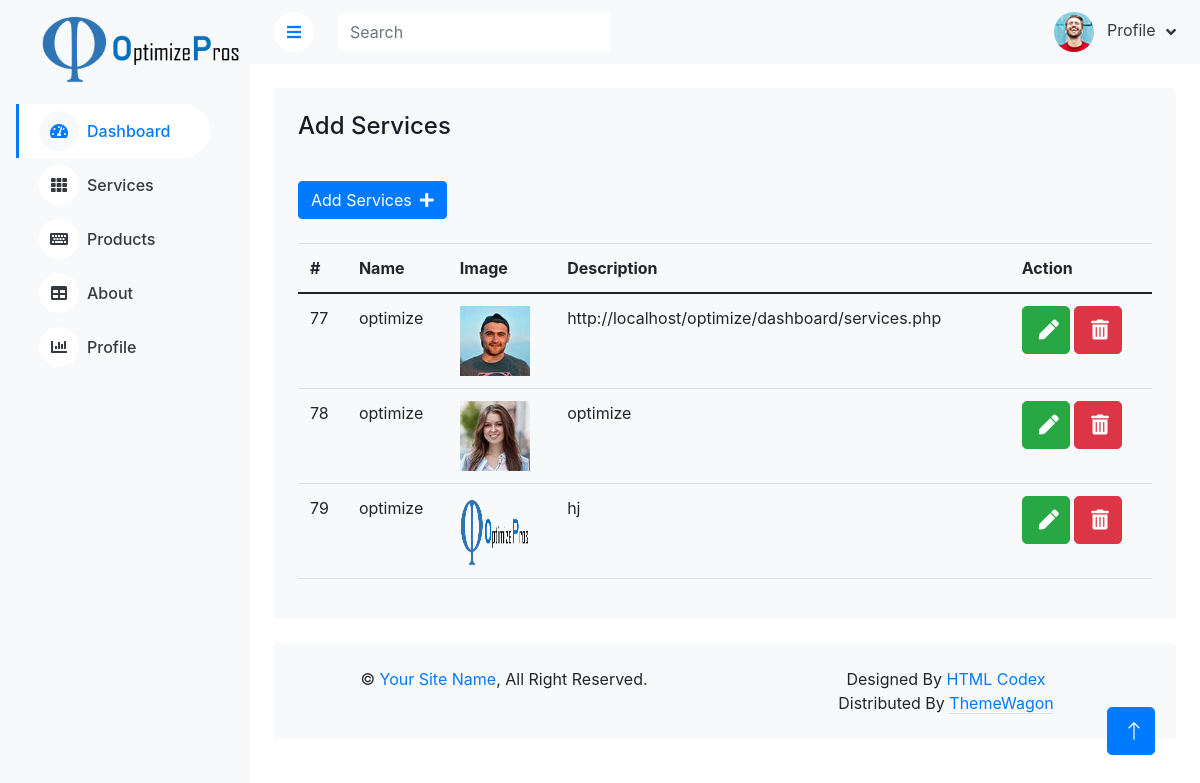
Page /dashboard/services.php (signed in) on the committed database.
### tables this page shows
CREATE TABLE `companyprofile` (
  `id` int(11) NOT NULL,
  `name` varchar(100) NOT NULL,
  `logo` varchar(255) NOT NULL,
  `phone` varchar(100) NOT NULL,
  `email` varchar(140) NOT NULL,
  `address` varchar(200) NOT NULL,
  `facebook` varchar(100) NOT NULL,
  `instagram` varchar(100) NOT NULL,
  `whatsapp` varchar(100) NOT NULL,
  `linkedin` varchar(100) NOT NULL
);

CREATE TABLE `services` (
  `id` int(11) NOT NULL,
  `name` varchar(30) NOT NULL,
  `desc` text NOT NULL,
  `image` varchar(250) NOT NULL
);

### dashboard/services.php (the view, shortened to what this page needs)
<?php
include('header.php');
?>
<div class="container-fluid pt-4 px-4">
    <div class="row g-4">
        <div class="col-12">
            <div class="bg-light rounded h-100 p-4">
                <h4 class="mb-3">Add Services</h4>
                <button type="button" class="btn btn-primary my-4" data-bs-toggle="modal" data-bs-target="#addModal">Add Services<i class="fa fa-plus ms-2"></i></button>
                <div class="table-responsive">
                    <table class="table">
                        <thead>
                            <tr>
                                <th scope="col">#</th>
                                <th scope="col">Name</th>
                                <th scope="col">Image</th>
                                <th scope="col">Description</th>
                                <th scope="col">Action</th>
                            </tr>
                        </thead>
                        <tbody>
                            <?php
                            $query = $con->query('select * from services');
                            while ($row = $query->fetch_assoc()) {
                            ?>
                                <tr>
                                    <td scope="row"><?php echo $row['id']; ?></td>
                                    <td><?php echo $row['name']; ?></td>
                                    <td><img src="images/service/<?php echo $row['image']; ?>" alt="" width="70px" height="70px"></td>
                                    <td><?php echo $row['desc']; ?></td>
                                    <td>
                                        <button type="button" class="editbtn btn btn-lg btn-lg-square btn-success " data-bs-toggle="modal" data-bs-target="#editModal">
                                            <i class="fas fa-pen"></i>
                                        </button>
                                        <button type="submit" class="delbtn btn btn-lg  btn-lg-square btn-danger " data-bs-toggle="modal" data-bs-target="#deleteModal">
                                            <i class="fas fa-trash-alt"></i>
                                        </button>
                                    </td>
                                </tr>
                            <?php
                            }
                            ?>
                        </tbody>
                    </table>
                </div>
            </div>
        </div>
    </div>
</div>
<?php
include('footer.php');
?>

### dashboard/header.php (shortened to what this page needs)
<?php
include('db.php');
?>
<!DOCTYPE html>
<html lang="en">
<head>
    <link href="https://cdnjs.cloudflare.com/ajax/libs/font-awesome/5.10.0/css/all.min.css" rel="stylesheet">
    <link href="https://cdn.jsdelivr.net/npm/bootstrap-icons@1.4.1/font/bootstrap-icons.css" rel="stylesheet">
    <link href="lib/owlcarousel/assets/owl.carousel.min.css" rel="stylesheet">
    <link href="lib/tempusdominus/css/tempusdominus-bootstrap-4.min.css" rel="stylesheet" />
    <link href="css/bootstrap.min.css" rel="stylesheet">
    <link href="css/style.css" rel="stylesheet">
    <link rel="stylesheet" href="https://stackpath.bootstrapcdn.com/bootstrap/4.3.1/css/bootstrap.min.css">
</head>
<body>
    <div class="container-xxl position-relative bg-white d-flex p-0">
        <?php
        $query = $con->query('select logo from companyprofile');
        while ($row = $query->fetch_assoc()) {
        ?>
            <div class="sidebar pe-4 pb-3">
                <nav class="navbar bg-light navbar-light">
                    <a href="index.html" class="navbar-brand mx-4 mb-3">
                        <img src="images/logo/<?php echo $row['logo']; ?>" alt="" srcset="" height="70px">
                    </a>
                <?php
            }
                ?>
                <div class="navbar-nav w-100">
                    <a href="index.php" class="nav-item nav-link active"><i class="fa fa-tachometer-alt me-2"></i>Dashboard</a>
                    <a href="services.php" class="nav-item nav-link"><i class="fa fa-th me-2"></i>Services</a>
                    <a href="product.php" class="nav-item nav-link"><i class="fa fa-keyboard me-2"></i>Products</a>
                    <a href="about.php" class="nav-item nav-link"><i class="fa fa-table me-2"></i>About</a>
                    <a href="companyprofile.php" class="nav-item nav-link"><i class="fa fa-chart-bar me-2"></i>Profile</a>
                </div>
                </nav>
            </div>
            <div class="content">
                <nav class="navbar navbar-expand bg-light navbar-light sticky-top px-4 py-0">
                    <a href="#" class="sidebar-toggler flex-shrink-0">
                        <i class="fa fa-bars"></i>
                    </a>
                    <form class="d-none d-md-flex ms-4">
                        <input class="form-control border-0" type="search" placeholder="Search">
                    </form>
                    <div class="navbar-nav align-items-center ms-auto">
                        <div class="nav-item dropdown">
                            <a href="#" class="nav-link dropdown-toggle" data-bs-toggle="dropdown">
                                <img class="rounded-circle me-lg-2" src="images/user/user.jpg" alt="" style="width: 40px; height: 40px;">
                                <span class="d-none d-lg-inline-flex">Profile</span>
                            </a>
                        </div>
                    </div>
                </nav>

### dashboard/footer.php (shortened to what this page needs)
 <div class="container-fluid pt-4 px-4">
                <div class="bg-light rounded-top p-4">
                    <div class="row">
                        <div class="col-12 col-sm-6 text-center text-sm-start">
                            &copy; <a href="#">Your Site Name</a>, All Right Reserved.
                        </div>
                        <div class="col-12 col-sm-6 text-center text-sm-end">
                            Designed By <a href="https://htmlcodex.com">HTML Codex</a>
                        Distributed By <a class="border-bottom" href="https://themewagon.com" target="_blank">ThemeWagon</a>
                        </div>
                    </div>
                </div>
            </div>
        </div>
        <a href="#" class="btn btn-lg btn-primary btn-lg-square back-to-top"><i class="bi bi-arrow-up"></i></a>
    </div>
</body>
</html>

### dashboard/css/style.css (style rules this page uses)
:root { --primary: #009CFF; --light: #F3F6F9; --dark: #191C24; }
.back-to-top { position: fixed; display: none; right: 45px; bottom: 45px; z-index: 99; }
.btn { transition: .5s; }
.btn.btn-primary { color: #FFFFFF; }
.btn-lg-square { width: 48px; height: 48px; }
.btn-square, .btn-sm-square, .btn-lg-square { padding: 0; display: inline-flex; align-items: center; justify-content: center; font-weight: normal; border-radius: 50px; }
.sidebar { position: fixed; top: 0; left: 0; bottom: 0; width: 250px; height: 100vh; overflow-y: auto; background: var(--light); transition: 0.5s; z-index: 999; }
.content { margin-left: 250px; min-height: 100vh; background: #FFFFFF; transition: 0.5s; }
@media (min-width: 992px) { .sidebar { margin-left: 0; } }
@media (min-width: 992px) { .content { width: calc(100% - 250px); } }
.sidebar .navbar .navbar-nav .nav-link { padding: 7px 20px; color: var(--dark); font-weight: 500; border-left: 3px solid var(--light); border-radius: 0 30px 30px 0; outline: none; }
.sidebar .navbar .navbar-nav .nav-link:hover, .sidebar .navbar .navbar-nav .nav-link.active { color: var(--primary); background: #FFFFFF; border-color: var(--primary); }
.sidebar .navbar .navbar-nav .nav-link i { width: 40px; height: 40px; display: inline-flex; align-items: center; justify-content: center; background: #FFFFFF; border-radius: 40px; }
.sidebar .navbar .navbar-nav .nav-link:hover i, .sidebar .navbar .navbar-nav .nav-link.active i { background: var(--light); }
.content .navbar .navbar-nav .nav-link { margin-left: 25px; padding: 12px 0; color: var(--dark); outline: none; }
.content .navbar .sidebar-toggler, .content .navbar .navbar-nav .nav-link i { width: 40px; height: 40px; display: inline-flex; align-items: center; justify-content: center; background: #FFFFFF; border-radius: 40px; }
.content .navbar .dropdown-toggle::after { margin-left: 6px; vertical-align: middle; border: none; content: "\f107"; font-family: "Font Awesome 5 Free"; font-weight: 900; transition: .5s; }

### rows in the picture
companyprofile: logo (picture)
services: id "77", name "optimize", image (picture), desc "http://localhost/optimize/dashboard/services.php"
services: id "78", name "optimize", image (picture), desc "optimize"
services: id "79", name "optimize", image (picture), desc "hj"
